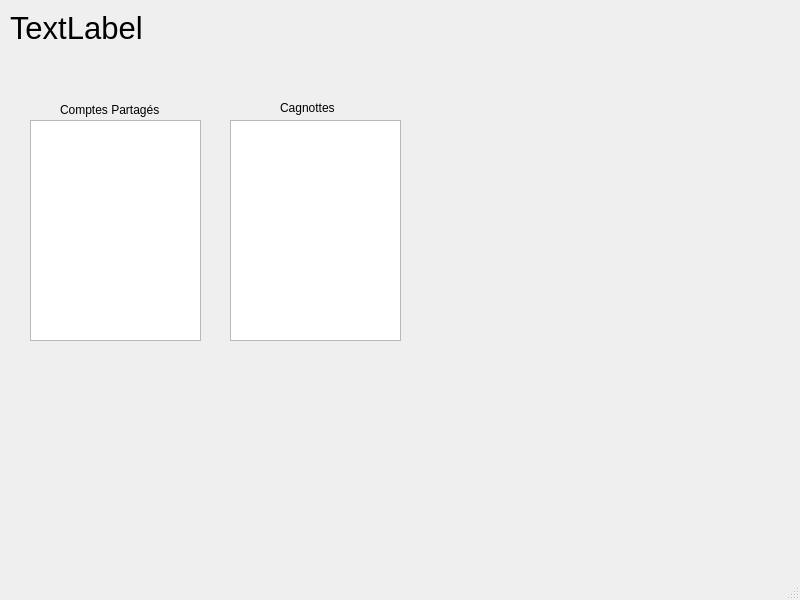
<?xml version="1.0" encoding="UTF-8"?>
<ui version="4.0">
 <class>AccueilUtilisateur</class>
 <widget class="QMainWindow" name="AccueilUtilisateur">
  <property name="geometry">
   <rect>
    <x>0</x>
    <y>0</y>
    <width>800</width>
    <height>600</height>
   </rect>
  </property>
  <property name="windowTitle">
   <string>MainWindow</string>
  </property>
  <widget class="QWidget" name="centralwidget">
   <widget class="QLabel" name="NomPrenom">
    <property name="geometry">
     <rect>
      <x>10</x>
      <y>10</y>
      <width>621</width>
      <height>61</height>
     </rect>
    </property>
    <property name="font">
     <font>
      <pointsize>23</pointsize>
     </font>
    </property>
    <property name="text">
     <string>TextLabel</string>
    </property>
    <property name="alignment">
     <set>Qt::AlignLeading|Qt::AlignLeft|Qt::AlignTop</set>
    </property>
   </widget>
   <widget class="QListView" name="listCompte">
    <property name="geometry">
     <rect>
      <x>30</x>
      <y>120</y>
      <width>171</width>
      <height>221</height>
     </rect>
    </property>
   </widget>
   <widget class="QLabel" name="cmp">
    <property name="geometry">
     <rect>
      <x>60</x>
      <y>100</y>
      <width>111</width>
      <height>20</height>
     </rect>
    </property>
    <property name="text">
     <string>Comptes Partagés</string>
    </property>
   </widget>
   <widget class="QListView" name="listCagnotte">
    <property name="geometry">
     <rect>
      <x>230</x>
      <y>120</y>
      <width>171</width>
      <height>221</height>
     </rect>
    </property>
   </widget>
   <widget class="QLabel" name="cag">
    <property name="geometry">
     <rect>
      <x>280</x>
      <y>100</y>
      <width>71</width>
      <height>16</height>
     </rect>
    </property>
    <property name="text">
     <string>Cagnottes</string>
    </property>
   </widget>
  </widget>
  <widget class="QMenuBar" name="menubar">
   <property name="geometry">
    <rect>
     <x>0</x>
     <y>0</y>
     <width>800</width>
     <height>20</height>
    </rect>
   </property>
  </widget>
  <widget class="QStatusBar" name="statusbar"/>
 </widget>
 <resources/>
 <connections/>
</ui>
